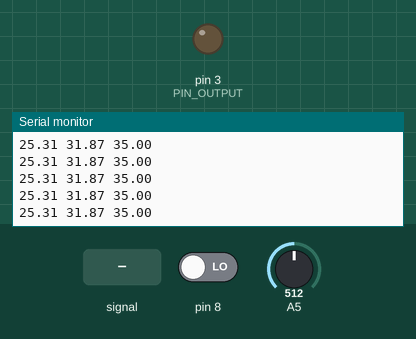
Simulated run of this program. Board: Arduino Uno, built with avr-gcc and run on an emulated ATmega328P. Parts: output pins drawn as LEDs (lit = HIGH), the last lines printed to the serial monitor. The test bench sets the inputs (shaded band); at power-on: A5 = 512, pin 8 LOW.

Above: at 1.2 s.
1.3 s: A5 fed a 200 Hz sine of ±255 counts around its level
At 1.8 s:
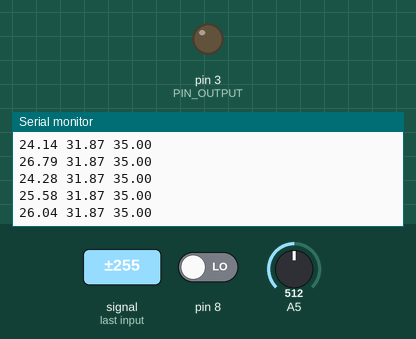
4.3 s: A5 set to 0
At 5.0 s:
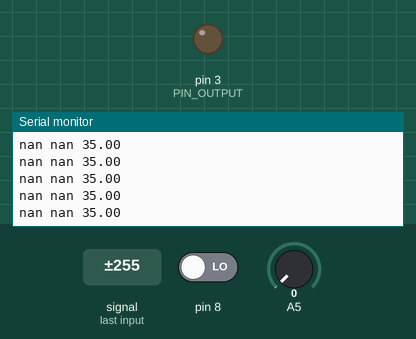
5.8 s: A5 set to 45
At 6.4 s:
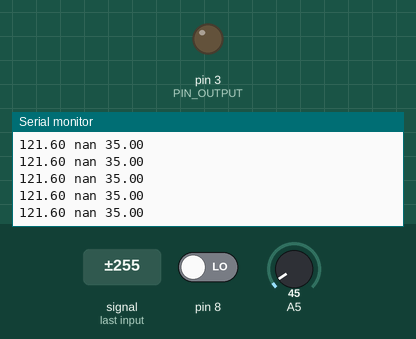
Timing chart, 0 to 8.8 s (numbered marks = the images above; inputs shaded):
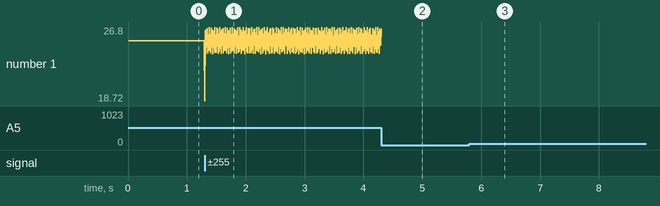

Measured:
- after the input at 1.3 s, the serial monitor: prints a new line at once (image 1)
- plotted number 1: 25.31 → 26.61 after the input at 1.3 s

The program:

main.cpp
```cpp
#include <Arduino.h>
#include <PID_v1.h>
#define PIN_OUTPUT 3
double Setpoint, Input, Output;
// double Kp = 10, Ki = 5, Kd = 6;
double Kp = 60, Ki = 5, Kd = 100;
PID myPID(&Input, &Output, &Setpoint, Kp, Ki, Kd, DIRECT);
volatile bool detection = 0;
volatile unsigned long Value = 0;
volatile bool last_CH1_state = 0;
//

float stien_three(byte Thermistor_Pin, float Rdivid, float A, float B, float C)
{
  pinMode(Thermistor_Pin, INPUT);
  int Raw_Data = 0;
  unsigned long sum = 0;
  float tmp = 0.0;
  float NTC_Resistor = 0.0;
  double lnR2;
  float T;
  for (uint8_t i = 0; i < 50; i++)
  {
    Raw_Data = analogRead(Thermistor_Pin);
    sum += Raw_Data;
  }
  tmp = float(sum) / float(50);
  NTC_Resistor = Rdivid * (tmp / (1024.0 - tmp));
  lnR2 = log(NTC_Resistor);
  T = 1 / (A + B * lnR2 + C * lnR2 * lnR2 * lnR2);
  T = (T - 273.15);
  return T;
}

// // void rabee()
// // {
// //   if (!last_CH1_state)
// //   {
// //     detection = 1;
// //   }
// //   else if (last_CH1_state)
// //   {
// //     detection = 0;
// //     last_CH1_state = 0;
// //   }
// // }

void setup()
{
  pinMode(A5, INPUT);
  pinMode(PIN_OUTPUT, OUTPUT);
  digitalWrite(PIN_OUTPUT, 0);
  Serial.begin(1000000);
  Input = stien_three(A5, 10000.0, 7.8786994030E-04, 2.8985556847E-04, -1.3697290359E-07);
  Setpoint = 35.0;
  myPID.SetMode(AUTOMATIC);
  PCICR |= (1 << PCIE0);
  PCMSK0 |= (1 << PCINT0);
  // attachInterrupt(digitalPinToInterrupt(3), rabee, RISING);
}

void loop()
{
  Input = stien_three(A5, 10000.0, 7.8786994030E-04, 2.8985556847E-04, -1.3697290359E-07);
  myPID.Compute();
  // Value = map(analogRead(A5), 250, 1000, 7200, 6);
  //  ....map(value, fromLow, fromHigh, toLow, toHigh)

  Value = map(Output, 0, 255, 7200, 6);

  Serial.print(Input);
  Serial.print(" ");
  Serial.print(Output / 8);
  Serial.print(" ");
  Serial.println(Setpoint);
}

ISR(PCINT0_vect)
{

  if (PINB & B00000001)
  {
    if (!last_CH1_state)
    {
      detection = 1;
    }
  }
  else if (last_CH1_state)
  {
    detection = 1;
    last_CH1_state = 0;
  }
   if (detection)
  {
    delayMicroseconds(Value);
    digitalWrite(PIN_OUTPUT, HIGH);
    delayMicroseconds(100);
    digitalWrite(PIN_OUTPUT, LOW);
    detection = 0;
  }
}
```
